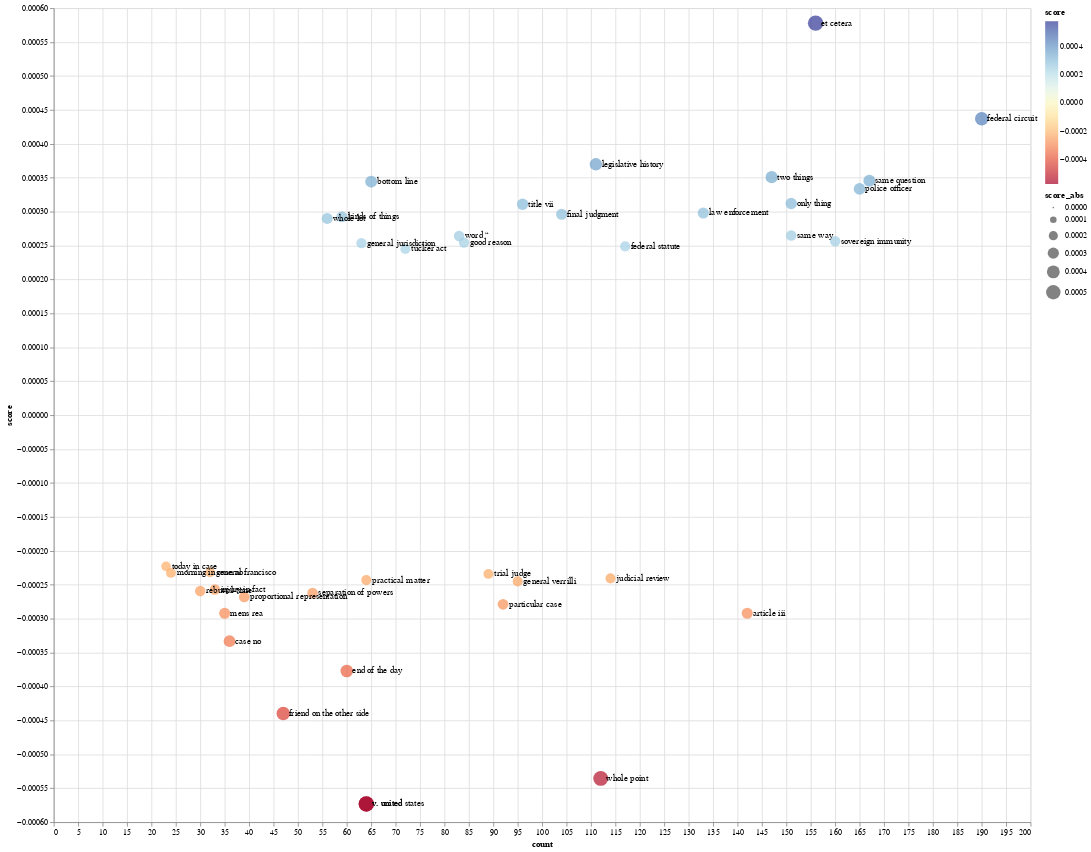

Notebook code cell kept with this figure:
### Code cell
import altair as alt
import pandas as pd


def make_plot(source):

    height = 1000

    points = alt.Chart(source).mark_circle().encode(
        x='count:Q',
        y='score:Q',
        size='score_abs',
        color=alt.Color('score:Q', scale=alt.Scale(scheme='redyellowblue'))
    ).properties(
        width=1200,
        height=height
    )

    text = alt.Chart(source).mark_text(
        align='left',
        baseline='middle',
        dx=7
    ).encode(
        x='count:Q',
        y='score:Q',
        text='label'
    ).properties(
        width=1200,
        height=height
    )

    return points + text

make_plot(tops_phrases)

### Figure 1 — Vega-Lite specification as saved in the notebook (floating-point values rounded to 4 significant figures)
{"config": {"view": {"continuousWidth": 400, "continuousHeight": 300}}, "layer": [{"mark": "circle", "encoding": {"color": {"field": "score", "scale": {"scheme": "redyellowblue"}, "type": "quantitative"}, "size": {"field": "score_abs", "type": "quantitative"}, "x": {"field": "count", "type": "quantitative"}, "y": {"field": "score", "type": "quantitative"}}, "height": 1000, "width": 1200}, {"mark": {"type": "text", "align": "left", "baseline": "middle", "dx": 7}, "encoding": {"text": {"field": "label", "type": "nominal"}, "x": {"field": "count", "type": "quantitative"}, "y": {"field": "score", "type": "quantitative"}}, "height": 1000, "width": 1200}], "data": {"name": "data-e814125f7593d1c4b587ef684eb4b4a1"}, "$schema": "https://vega.github.io/schema/vega-lite/v4.17.0.json", "datasets": {"data-e814125f7593d1c4b587ef684eb4b4a1": [{"score": 0.000245, "phrase": "tucker act", "count": 72, "label": "tucker act", "score_abs": 0.000245}, {"score": 0.0002488, "phrase": "federal statute", "count": 117, "label": "federal statute", "score_abs": 0.0002488}, {"score": 0.0002536, "phrase": "general jurisdiction", "count": 63, "label": "general jurisdiction", "score_abs": 0.0002536}, {"score": 0.0002544, "phrase": "good reason", "count": 84, "label": "good reason", "score_abs": 0.0002544}, {"score": 0.0002563, "phrase": "sovereign immunity", "count": 160, "label": "sovereign immunity", "score_abs": 0.0002563}, {"score": 0.0002641, "phrase": "word “", "count": 83, "label": "word “", "score_abs": 0.0002641}, {"score": 0.000265, "phrase": "same way", "count": 151, "label": "same way", "score_abs": 0.000265}, {"score": 0.00029, "phrase": "whole lot", "count": 56, "label": "whole lot", "score_abs": 0.00029}, {"score": 0.0002924, "phrase": "kinds of things", "count": 59, "label": "kinds of things", "score_abs": 0.0002924}, {"score": 0.0002962, "phrase": "final judgment", "count": 104, "label": "final judgment", "score_abs": 0.0002962}, {"score": 0.000298, "phrase": "law enforcement", "count": 133, "label": "law enforcement", "score_abs": 0.000298}, {"score": 0.0003109, "phrase": "title vii", "count": 96, "label": "title vii", "score_abs": 0.0003109}, {"score": 0.0003121, "phrase": "only thing", "count": 151, "label": "only thing", "score_abs": 0.0003121}, {"score": 0.0003335, "phrase": "police officer", "count": 165, "label": "police officer", "score_abs": 0.0003335}, {"score": 0.0003442, "phrase": "bottom line", "count": 65, "label": "bottom line", "score_abs": 0.0003442}, {"score": 0.0003456, "phrase": "same question", "count": 167, "label": "same question", "score_abs": 0.0003456}, {"score": 0.0003509, "phrase": "two things", "count": 147, "label": "two things", "score_abs": 0.0003509}, {"score": 0.0003698, "phrase": "legislative history", "count": 111, "label": "legislative history", "score_abs": 0.0003698}, {"score": 0.0004369, "phrase": "federal circuit", "count": 190, "label": "federal circuit", "score_abs": 0.0004369}, {"score": 0.0005779, "phrase": "et cetera", "count": 156, "label": "et cetera", "score_abs": 0.0005779}, {"score": -0.0005731, "phrase": "v. united", "count": 64, "label": "v. united", "score_abs": 0.0005731}, {"score": -0.0005731, "phrase": "v. united states", "count": 64, "label": "v. united states", "score_abs": 0.0005731}, {"score": -0.0005355, "phrase": "whole point", "count": 112, "label": "whole point", "score_abs": 0.0005355}, {"score": -0.0004398, "phrase": "friend on the other side", "count": 47, "label": "friend on the other side", "score_abs": 0.0004398}, {"score": -0.0003772, "phrase": "end of the day", "count": 60, "label": "end of the day", "score_abs": 0.0003772}, {"score": -0.0003332, "phrase": "case no", "count": 36, "label": "case no", "score_abs": 0.0003332}, {"score": -0.0002921, "phrase": "mens rea", "count": 35, "label": "mens rea", "score_abs": 0.0002921}, {"score": -0.0002921, "phrase": "article iii", "count": 142, "label": "article iii", "score_abs": 0.0002921}, {"score": -0.0002789, "phrase": "particular case", "count": 92, "label": "particular case", "score_abs": 0.0002789}, {"score": -0.000268, "phrase": "proportional representation", "count": 39, "label": "proportional representation", "score_abs": 0.000268}, {"score": -0.0002623, "phrase": "separation of powers", "count": 53, "label": "separation of powers", "score_abs": 0.0002623}, {"score": -0.0002593, "phrase": "rebuttal time", "count": 30, "label": "rebuttal time", "score_abs": 0.0002593}, {"score": -0.000257, "phrase": "injury in fact", "count": 33, "label": "injury in fact", "score_abs": 0.000257}, {"score": -0.0002451, "phrase": "general verrilli", "count": 95, "label": "general verrilli", "score_abs": 0.0002451}, {"score": -0.0002432, "phrase": "practical matter", "count": 64, "label": "practical matter", "score_abs": 0.0002432}, {"score": -0.0002407, "phrase": "judicial review", "count": 114, "label": "judicial review", "score_abs": 0.0002407}, {"score": -0.0002341, "phrase": "trial judge", "count": 89, "label": "trial judge", "score_abs": 0.0002341}, {"score": -0.0002326, "phrase": "morning in case no", "count": 24, "label": "morning in case no", "score_abs": 0.0002326}, {"score": -0.0002316, "phrase": "general francisco", "count": 32, "label": "general francisco", "score_abs": 0.0002316}, {"score": -0.0002229, "phrase": "today in case", "count": 23, "label": "today in case", "score_abs": 0.0002229}]}}
